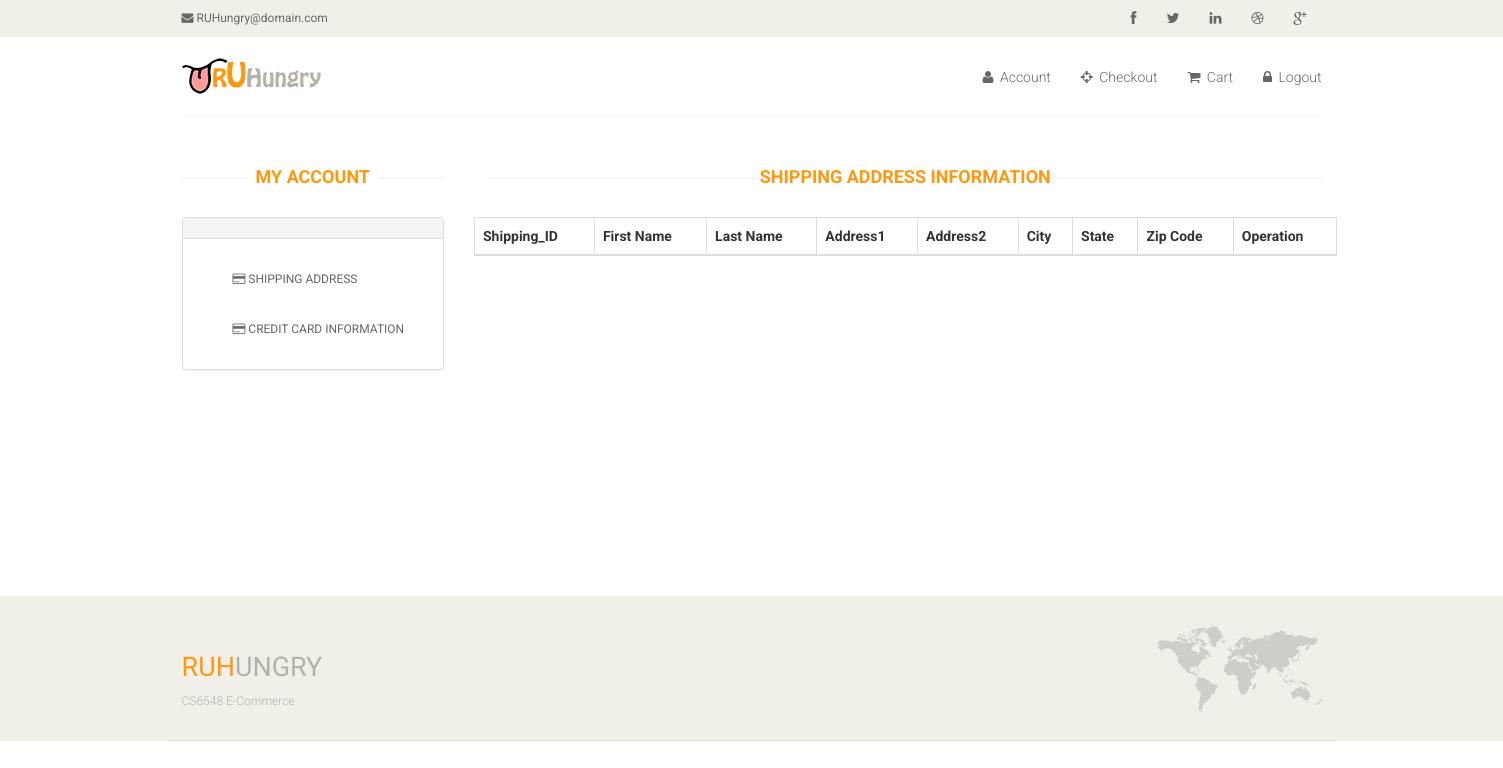
Before: /profile_shipping_addr.php (signed in) with the older database file.
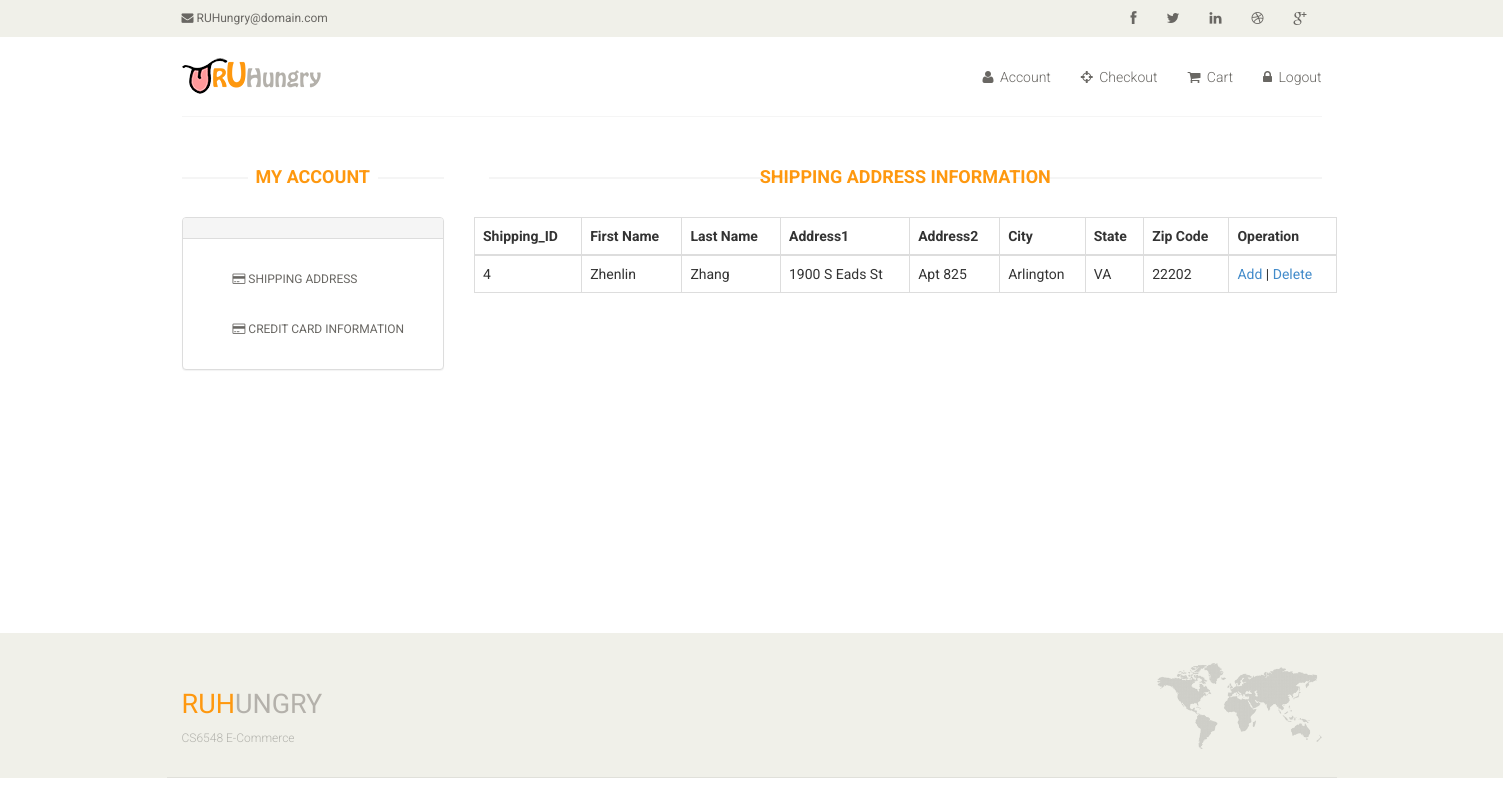
After: the same page with the newer database file.
### tables this page shows
CREATE TABLE shipping_address (
  shipping_ID INT NOT NULL AUTO_INCREMENT,
  First_Name VARCHAR(50) NOT NULL,
  Last_Name VARCHAR(50) NOT NULL,
  Address1 VARCHAR(100) NOT NULL,
  Address2 VARCHAR(100) NULL,
  City VARCHAR(50) NOT NULL,
  State_USA VARCHAR(50) NOT NULL,
  Zip VARCHAR(50) NOT NULL,
  Username VARCHAR(50) NOT NULL,
  PRIMARY KEY (shipping_ID),
  FOREIGN KEY (Username) references customer_info (Username));

### profile_shipping_addr.php (the view, shortened to what this page needs)
<!DOCTYPE html>
<html lang="en">
<head>
    <link href="css/bootstrap.min.css" rel="stylesheet">
    <link href="css/font-awesome.min.css" rel="stylesheet">
    <link href="css/prettyPhoto.css" rel="stylesheet">
    <link href="css/price-range.css" rel="stylesheet">
    <link href="css/animate.css" rel="stylesheet">
	<link href="css/main.css" rel="stylesheet">
	<link href="css/responsive.css" rel="stylesheet">
</head>
<body>
	<header id="header">
		<div class="header_top">
			<div class="container">
				<div class="row">
					<div class="col-sm-6">
						<div class="contactinfo">
							<ul class="nav nav-pills">
								<li><a href="#"><i class="fa fa-envelope"></i> RUHungry@domain.com</a></li>
							</ul>
						</div>
					</div>
					<div class="col-sm-6">
						<div class="social-icons pull-right">
							<ul class="nav navbar-nav">
								<li><a href="#"><i class="fa fa-facebook"></i></a></li>
								<li><a href="#"><i class="fa fa-twitter"></i></a></li>
								<li><a href="#"><i class="fa fa-linkedin"></i></a></li>
								<li><a href="#"><i class="fa fa-dribbble"></i></a></li>
								<li><a href="#"><i class="fa fa-google-plus"></i></a></li>
							</ul>
						</div>
					</div>
				</div>
			</div>
		</div>
		<div class="header-middle">
			<div class="container" >
				<div class="row" >
					<div class="col-sm-4">
						<div class="logo pull-left">
							<a href="index.php"><img src="images/home/mylogo.png" alt="" /></a>
						</div>
					</div>
					<div class="col-sm-8">
						<div class="shop-menu pull-right">
							<ul class="nav navbar-nav">
								<li><a href="#"><i class="fa fa-user"></i> Account</a></li>
								<li><a href="checkout.php"><i class="fa fa-crosshairs"></i> Checkout</a></li>
								<li><a href="cart_page.php"><i class="fa fa-shopping-cart"></i> Cart</a></li>
								<?php if($_SESSION["islogin"] == true) echo('<li><a href="logout.php"><i class="fa fa-lock"></i> Logout</a></li>');
									  else echo('<li><a href="login.php"><i class="fa fa-lock"></i> Login</a></li>');
								?>
							</ul>
						</div>
					</div>
				</div>
			</div>
		</div>
	</header>
	<section>
		<div class="container" style="padding-top:50px;">
			<div class="row">
				<div class="col-sm-3">
					<div class="left-sidebar">
						<h2>My Account</h2>
							<div class="panel panel-default">
								<div class="panel-heading">
								</div>
									<div class="panel-body">
										<ul class="nav navbar-nav">
											<li><a href="#"><i class="fa fa-credit-card"></i> Shipping Address</a></li>
											<li><a href="profile_credit_card_info.php"><i class="fa fa-credit-card"></i> Credit Card Information</a></li>
										</ul>
									</div>
							</div>
					</div>
				</div>
				<div class="col-sm-9 padding-right">
					<div class="shipping_address">
						<div class="shipping_address">
							<h2 class="title text-center">Shipping Address Information</h2>
							<table class="table table-bordered">
							   <thead>
								  <tr>
									 <th>Shipping_ID</th>
									 <th>First Name</th>
									 <th>Last Name</th>
									 <th>Address1</th>
									 <th>Address2</th>
									 <th>City</th>
									 <th>State</th>
									 <th>Zip Code</th>
									 <th>Operation</th>
								  </tr>
							   </thead>
							   <tbody>
									 <?php
										$select = mysql_query("select * from shipping_address where Username = '".$_SESSION["username"]."'") or die(mysql_error());
										while ($info = mysql_fetch_array($select))
										{
										echo('<tr><td>'.$info['shipping_ID'].'</td>');
										echo('<td>'.$info['First_Name'].'</td>');
										echo('<td>'.$info['Last_Name'].'</td>');
										echo('<td>'.$info['Address1'].'</td>');
										echo('<td>'.$info['Address2'].'</td>');
										echo('<td>'.$info['City'].'</td>');
										echo('<td>'.$info['State_USA'].'</td>');
										echo('<td>'.$info['Zip'].'</td>');
										echo('<td><a href="javascript:add_edit()">Add</a> | <a href="javascript:delete_addr()">Delete</a></td></tr>');
										}
									 ?>
							   </tbody>
							</table>
							<div class="container" style="padding-top:50px; padding-bottom:270px;" id="div_blank">
							</div>
						</div>
				</div>
			</div>
		</div>
		</div>
	</section>
	<footer id="footer">
		<div class="footer-top">
			<div class="container">
				<div class="row">
					<div class="col-sm-10">
						<div class="companyinfo">
							<h2><span>RUH</span>ungry</h2>
							<p>CS6548 E-Commerce</p>
						</div>
					</div>
					<div class="col-sm-2">
						<div class="address">
							<img src="images/home/map.png" alt="" />
						</div>
					</div>
				</div>
			</div>
		</div>
	</footer>
</body>
</html>

Changed rows visible on the page:
added shipping_address: shipping_ID "4", First_Name "Zhenlin", Last_Name "Zhang", Address1 "1900 S Eads St", Address2 "Apt 825", City "Arlington", State_USA "VA", Zip "22202"
